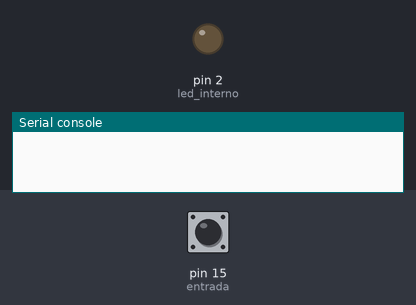
A program run on a simulated MicroPython board. Shown: output pins drawn as LEDs (lit = HIGH), the last lines printed to the serial console. The test bench sets the inputs (shaded band); at power-on: pin 15 (entrada) HIGH.

Above: at 1.2 s.
1.3 s: pin 15 (entrada) pulled LOW for 0.15 s
At 1.4 s:
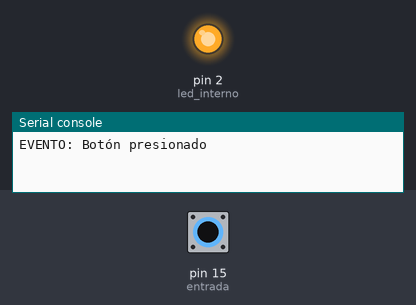
3.0 s: pin 15 (entrada) pulled LOW for 3.2 s
At 6.7 s:
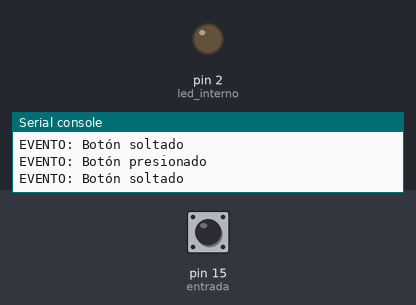
Timing chart, 0 to 8.2 s (numbered marks = the images above; inputs shaded):
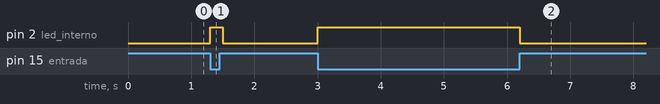

Measured:
- after the input at 1.3 s, pin 2 (led_interno): LOW → HIGH at once, → LOW 0.20 s later
- after the input at 3.0 s, pin 2 (led_interno): LOW → HIGH at once, → LOW 3.2 s later

The program:

led-boton.py
```python
from machine import Pin
import time

entrada = Pin(15, Pin.IN, Pin.PULL_UP)
led_interno = Pin(2, Pin.OUT)

estado_anterior = 1  # Botón no presionado

while True:
    estado_actual = entrada.value()

    # Solo procesa si CAMBIÓ
    if estado_actual != estado_anterior:
        if estado_actual == 0:
            led_interno.on()
            print("EVENTO: Botón presionado")
            # AQUÍ guardar en archivo
        else:
            led_interno.off()
            print("EVENTO: Botón soltado")
            # AQUÍ guardar en archivo

        estado_anterior = estado_actual

    time.sleep_ms(100)
```
